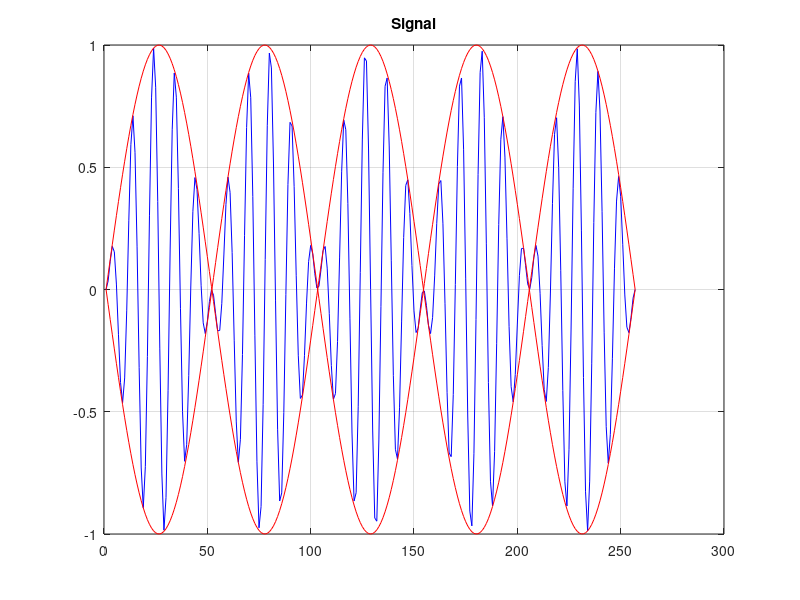
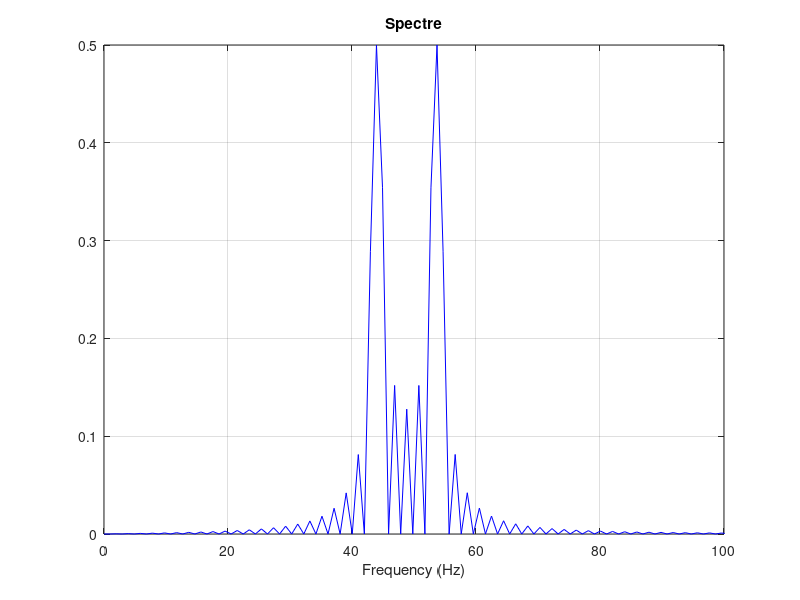

MATLAB code to generate these figures, in order:
% am.m
clear all
close all
clc
mkdir 'signal';
mkdir 'spectre';
% Модуляция синусоид с частотами 50 и 5
% Длина сигнала (с)
tmax = 0.5;
% Частота дискретизации (Гц) (количество отсчётов)
fd = 512;
% Частота сигнала (Гц)
f1 = 5;
% Частота несущей (Гц)
f2 = 50;
% Спектр сигнала
fd2 = fd/2;
% Построение графиков двух сигналов (синусоиды)
% разной частоты
% Массив отсчётов времени:
t = 0:1./fd:tmax;
signal1 = sin(2*pi*t*f1);
signal2 = sin(2*pi*t*f2);
signal = signal1 .* signal2;
figure()
plot(signal, 'b'), grid;
hold on
% Построение огибающей:
plot(signal1, 'r'), grid;
plot(-signal1, 'r'), grid;
hold off
title('Signal');
% Расчет спектра:
% Амплитуды преобразования Фурье-сигнала
spectre = fft(signal,fd);
% Сетка частот
f = 1000*(0:fd2)./(2*fd);
% Нормировка спектра по амплитуде:
spectre = 2*sqrt(spectre.*conj(spectre))./fd2;
% Построение спектра:
figure()
plot(f,spectre(1:fd2+1), 'b'), grid;
xlim([0 100]);
title('Spectre');
xlabel('Frequency (Hz)');
